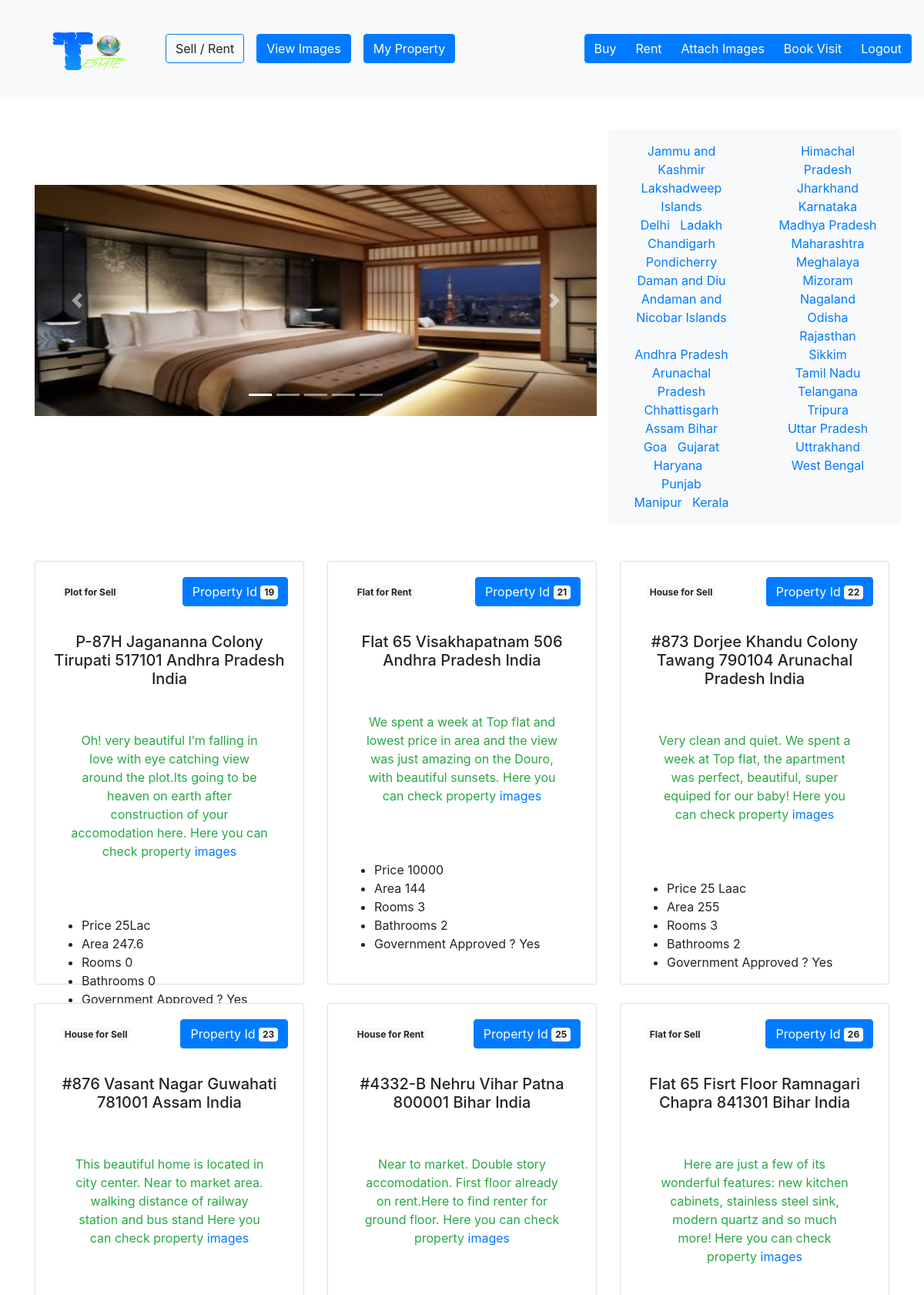
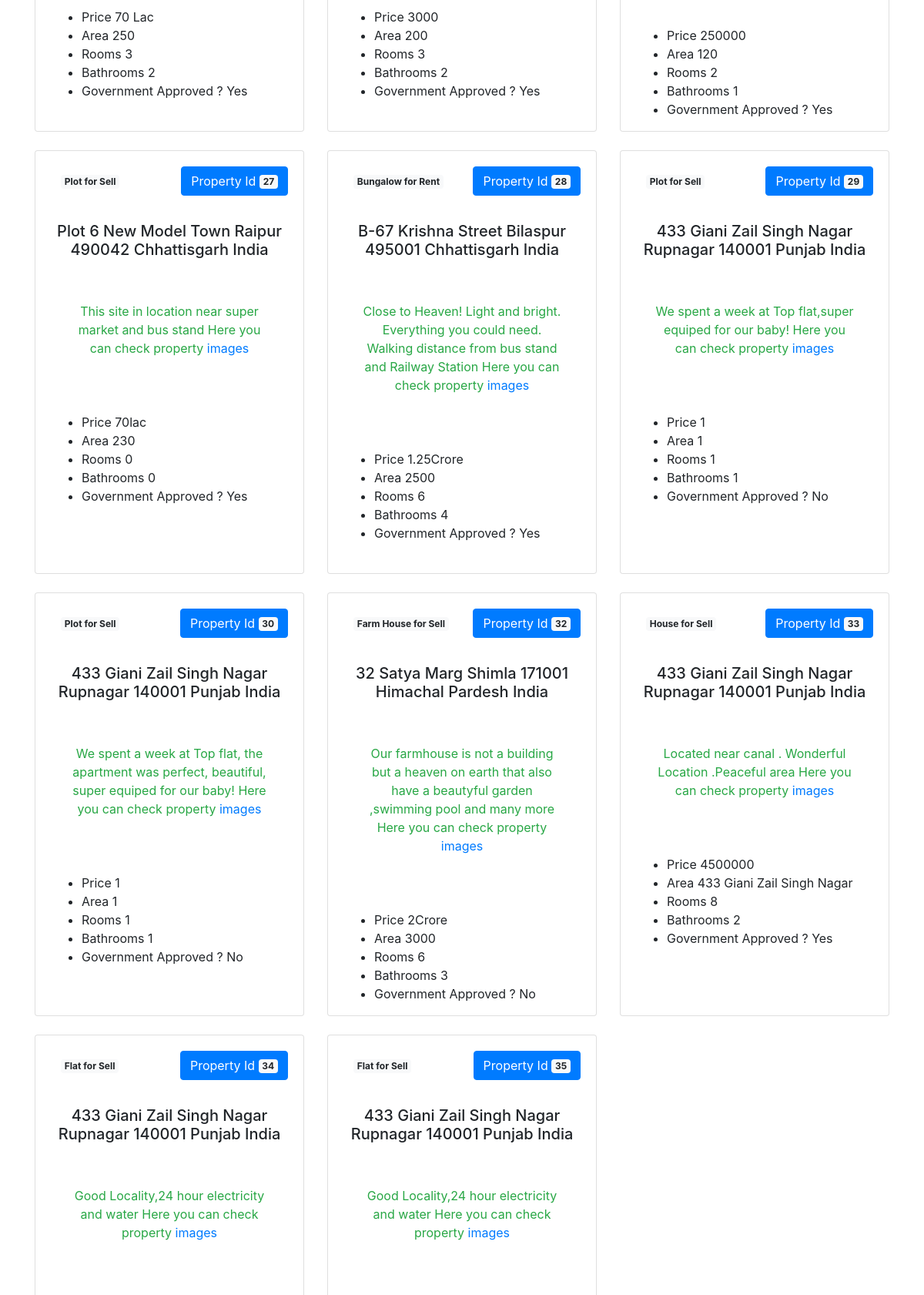
/property_homepage.php (upper part), run on the app's committed database (2 pictures, top to bottom).
### tables this page shows
CREATE TABLE `property` (
  `ownerid` varchar(100) DEFAULT NULL,
  `propertyid` int(100) NOT NULL,
  `sellrent` varchar(100) DEFAULT NULL,
  `type` varchar(100) DEFAULT NULL,
  `size` varchar(100) DEFAULT NULL,
  `price` varchar(255) DEFAULT NULL,
  `rooms` varchar(100) DEFAULT NULL,
  `bathrooms` varchar(100) DEFAULT NULL,
  `info` varchar(255) DEFAULT NULL,
  `gov` varchar(100) DEFAULT NULL,
  `country` varchar(100) DEFAULT NULL,
  `state` varchar(100) DEFAULT NULL,
  `distict` varchar(100) DEFAULT NULL,
  `Street` varchar(100) DEFAULT NULL,
  `pincode` varchar(100) DEFAULT NULL
);

### property_homepage.php (the view, shortened to what this page needs)
<?php
$host = 'localhost';
$username = 'root';
$password = '';
$db_name = 'realestate';
$db= mysqli_connect($host,$username,$password,$db_name);
?>
<!DOCTYPE html>
<html>
    <head>
        <link rel="stylesheet" href="https://maxcdn.bootstrapcdn.com/bootstrap/4.5.2/css/bootstrap.min.css">
	 <link rel="stylesheet" href="https://cdnjs.cloudflare.com/ajax/libs/font-awesome/4.0.0/css/font-awesome.min.css" />
    </head>
    <body>
<nav class="navbar navbar-expand-lg navbar-light bg-light fixed-top">
  <a class="navbar-brand ml-5" href=""><img src="logo.png" id="logo">
</a>
  <div class="collapse navbar-collapse" id="navbarSupportedContent">
    <ul class="navbar-nav mr-auto m-4">
      <li class="nav-item">
        <a href="sellproperty.php" class="btn border border-primary m-2" role="button">Sell / Rent</a>
      </li>
      <li class="nav-item">
        <a href="property_images.php" class="btn btn-primary m-2" role="button">View Images</a>
      </li>
      <li class="nav-item">
        <a href="myproperty.php" class="btn btn-primary m-2" role="button">My Property</a>
      </li>
    </ul>
<div class="btn-group">
    <a href="buy.php" class="btn btn-primary" role="button">Buy</a>
    <a href="rent.php" class="btn btn-primary" role="button">Rent</a>
    <a href="admin_upload_images.php" class="btn btn-primary" role="button">Attach Images</a>
    <a href="visit.php" class="btn btn-primary" role="button">Book Visit</a>
    <a href="admin_logout.php" class="btn btn-primary" role="button">Logout</a>
</div>
</div>
</nav>
<br><br><br><br><br><br><br>
<div class="container">
<div class='row'>
<div class="col-sm-8"><br><br><br>
<div id="demo" class="carousel slide" data-ride="carousel">
  <ul class="carousel-indicators">
    <li data-target="#demo" data-slide-to="0" class="active"></li>
    <li data-target="#demo" data-slide-to="1"></li>
    <li data-target="#demo" data-slide-to="2"></li>
    <li data-target="#demo" data-slide-to="3"></li>
    <li data-target="#demo" data-slide-to="4"></li>
  </ul>
  <div class="carousel-inner">
    <div class="carousel-item active">
        <img src="house7.jpg" style="width:100%; height:300px" alt="Property">
    </div>
  </div>
  <a class="carousel-control-prev" href="#demo" data-slide="prev">
    <span class="carousel-control-prev-icon"></span>
  </a>
  <a class="carousel-control-next" href="#demo" data-slide="next">
    <span class="carousel-control-next-icon"></span>
  </a>
</div>
                </div>
<br><br>
<div class="col-sm-2 bg-light">
<aside style="text-align:center; text-decoration:none;" class="p-3">
    <a href="" class="aside">Jammu and Kashmir</a><br>
    <a href="" class="aside">Lakshadweep Islands</a><br>
    <a href="" class="aside">Delhi</a>&nbsp;&nbsp;
    <a href="" class="aside">Ladakh</a><br>
    <a href="" class="aside">Chandigarh</a><br>
    <a href="" class="aside">Pondicherry</a><br>
    <a href="" class="aside">Daman and Diu</a><br>
    <a href="" class="aside">Andaman and Nicobar Islands</a><br><br>
    <a href="" class="aside">Andhra Pradesh</a><br>
    <a href="" class="aside">Arunachal Pradesh</a><br>
    <a href="" class="aside">Chhattisgarh</a><br>
    <a href="" class="aside">Assam</a>
    <a href="" class="aside">Bihar</a><br>
    <a href="" class="aside">Goa</a>&nbsp;&nbsp;
    <a href="" class="aside">Gujarat</a><br>
    <a href="" class="aside">Haryana</a>&nbsp;&nbsp;
    <a href="" class="aside">Punjab</a><br>
    <a href="" class="aside">Manipur</a>&nbsp;&nbsp;
    <a href="" class="aside">Kerala</a><br>
    </aside>
                </div>
                <div class="col-sm-2 bg-light">
<aside style="text-align:center; text-decoration:none;" class="p-3 bg-light">
    <a href="" class="aside">Himachal Pradesh</a><br>
    <a href="" class="aside">Jharkhand</a><br>
    <a href="" class="aside">Karnataka</a><br>
    <a href="" class="aside">Madhya Pradesh</a><br>
    <a href="" class="aside">Maharashtra</a><br>
    <a href="" class="aside">Meghalaya</a><br>
    <a href="" class="aside">Mizoram</a><br>
    <a href="" class="aside">Nagaland</a><br>
    <a href="" class="aside">Odisha</a><br>
    <a href="" class="aside">Rajasthan</a><br>
    <a href="" class="aside">Sikkim</a><br>
    <a href="" class="aside">Tamil Nadu</a><br>
    <a href="" class="aside">Telangana</a><br>
    <a href="" class="aside">Tripura</a><br>
    <a href="" class="aside">Uttar Pradesh</a><br>
    <a href="" class="aside">Uttrakhand</a><br>
    <a href="" class="aside">West Bengal</a><br>
</aside>
                </div>
            </div>
<br><br>
    <div class="row">
<?php
$query ="SELECT * FROM property";
$result = $db->query($query);
$row_count = $result->num_rows;
for($i=0 ; $i<$row_count; $i++)
{
$prop = $result->fetch_assoc();
?>
<div class="col-sm-4 pb-4">
<div class="card-deck">
  <div class="card" style='height:550px;'>
    <div class="card-body text-center">
        <button type="button" class="btn btn-primary float-right">
            Property Id <span class="badge badge-light"><?php echo $prop['propertyid']?></span>
        </button>
        <button type="button" class="btn  float-left">
            <span class="badge badge-light"><?php echo $prop['type'] ?> for <?php echo $prop['sellrent'] ?></span>
        </button><br><br><br>
      <h5 class="text-center"><?php echo $prop['Street'] ." " .$prop['distict'] ." " . $prop['pincode'] ." " . $prop['state'] ." " . $prop['country'] ?></h5>
      <br>
      <p class="info text-success m-3 p-2">
      <?php echo $prop['info'];?>
        Here you can check property <a href='property_images.php'>images</a>
        <br><br>
      </p>
      <br>
      <ul class="text-left">
          <li>Price <?php echo $prop['price'] ?> </li>
          <li>Area <?php echo $prop['size'] ?></li>
          <li>Rooms <?php echo $prop['rooms'] ?> </li>
          <li>Bathrooms <?php echo $prop['bathrooms'] ?></li>
          <li>Government Approved ?  <?php echo $prop['gov'] ?></li>
      </ul>
    </div><br><br>
  </div>
</div></div>
<?php
}
?>
</div>
</div>
<br><br>
    <?php include 'footer.php';?>
    </body>
</html>

### property_homepage.php (style rules this page uses)
#logo { height:100px; width:100px; float:left; margin-left: 3px; margin-top: 0px; padding: 0px; }
a { text-decoration: none; }

### data on the page
property: propertyid "19", type "Plot", sellrent "Sell", Street "P-87H Jagananna Colony", distict "Tirupati", pincode "517101", state "Andhra Pradesh", country "India", info "Oh! very beautiful I’m falling in love with eye catching view around the plot.Its going to be heaven on earth after construction of your accomodation here.", price "25Lac", size "247.6", rooms "0", bathrooms "0", gov "Yes"
property: propertyid "21", type "Flat", sellrent "Rent", Street "Flat 65", distict "Visakhapatnam", pincode "506", state "Andhra Pradesh", country "India", info "We spent a week at Top flat and lowest price in area and the view was just amazing on the Douro, with beautiful sunsets.", price "10000", size "144", rooms "3", bathrooms "2", gov "Yes"
property: propertyid "22", type "House", sellrent "Sell", Street "#873 Dorjee Khandu Colony", distict "Tawang", pincode "790104", state "Arunachal Pradesh", country "India", info "Very clean and quiet. We spent a week at Top flat, the apartment was perfect, beautiful, super equiped for our baby!", price "25 Laac", size "255", rooms "3", bathrooms "2", gov "Yes"
property: propertyid "23", type "House", sellrent "Sell", Street "#876 Vasant Nagar", distict "Guwahati", pincode "781001", state "Assam", country "India", info "This beautiful home is located in city center. Near to market area. walking distance of railway station and bus stand", price "70 Lac", size "250", rooms "3", bathrooms "2", gov "Yes"
property: propertyid "25", type "House", sellrent "Rent", Street "#4332-B Nehru Vihar", distict "Patna", pincode "800001", state "Bihar", country "India", info "Near to market. Double story accomodation. First floor already on rent.Here to find renter for ground floor.", price "3000", size "200", rooms "3", bathrooms "2", gov "Yes"
property: propertyid "26", type "Flat", sellrent "Sell", Street "Flat 65 Fisrt Floor Ramnagari", distict "Chapra", pincode "841301", state "Bihar", country "India", info "Here are just a few of its wonderful features: new kitchen cabinets, stainless steel sink, modern quartz and so much more!", price "250000", size "120", rooms "2", bathrooms "1", gov "Yes"
property: propertyid "27", type "Plot", sellrent "Sell", Street "Plot 6 New Model Town", distict "Raipur", pincode "490042", state "Chhattisgarh", country "India", info "This site in location near super market and bus stand", price "70lac", size "230", rooms "0", bathrooms "0", gov "Yes"
property: propertyid "28", type "Bungalow", sellrent "Rent", Street "B-67 Krishna Street", distict "Bilaspur", pincode "495001", state "Chhattisgarh", country "India", info "Close to Heaven! Light and bright. Everything you could need. Walking distance from bus stand and Railway Station", price "1.25Crore", size "2500", rooms "6", bathrooms "4", gov "Yes"
property: propertyid "29", type "Plot", sellrent "Sell", Street "433 Giani Zail Singh Nagar", distict "Rupnagar", pincode "140001", state "Punjab", country "India", info "We spent a week at Top flat,super equiped for our baby!", price "1", size "1", rooms "1", bathrooms "1", gov "No"
property: propertyid "30", type "Plot", sellrent "Sell", Street "433 Giani Zail Singh Nagar", distict "Rupnagar", pincode "140001", state "Punjab", country "India", info "We spent a week at Top flat, the apartment was perfect, beautiful, super equiped for our baby!", price "1", size "1", rooms "1", bathrooms "1", gov "No"
property: propertyid "32", type "Farm House", sellrent "Sell", Street "32 Satya Marg", distict "Shimla", pincode "171001", state "Himachal Pardesh", country "India", info "Our farmhouse is not a building but a heaven on earth that also have a beautyful garden ,swimming pool and many more", price "2Crore", size "3000", rooms "6", bathrooms "3", gov "No"
property: propertyid "33", type "House", sellrent "Sell", Street "433 Giani Zail Singh Nagar", distict "Rupnagar", pincode "140001", state "Punjab", country "India", info "Located near canal . Wonderful Location .Peaceful area", price "4500000", size "433 Giani Zail Singh Nagar", rooms "8", bathrooms "2", gov "Yes"
property: propertyid "34", type "Flat", sellrent "Sell", Street "433 Giani Zail Singh Nagar", distict "Rupnagar", pincode "140001", state "Punjab", country "India", info "Good Locality,24 hour electricity and water"
property: propertyid "35", type "Flat", sellrent "Sell", Street "433 Giani Zail Singh Nagar", distict "Rupnagar", pincode "140001", state "Punjab", country "India", info "Good Locality,24 hour electricity and water"
